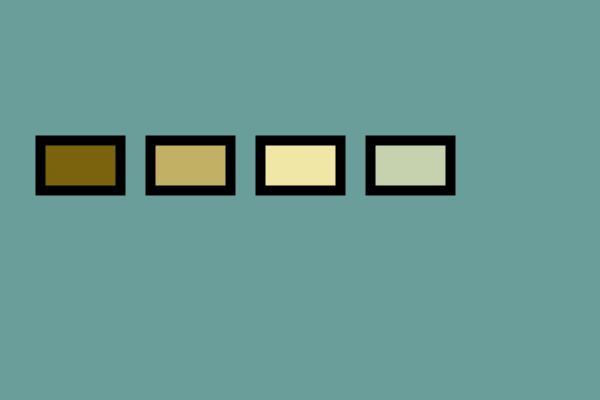
Frame 1 (no input)
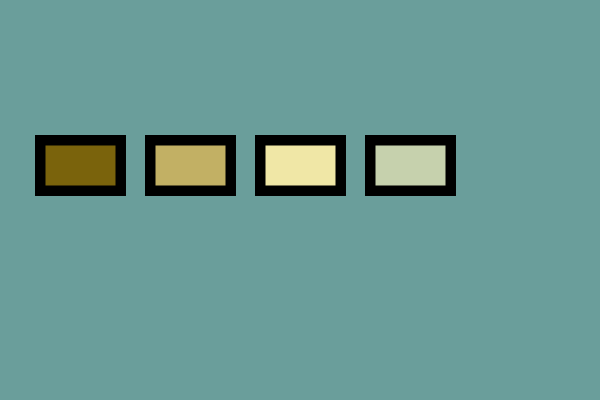
Frame 60 (the mouse pressed at the canvas centre just before this capture)
Frame 120 (the mouse held since frame 60 and released just before this capture): identical to frame 60, image omitted

The Processing sketch that drew these frames (run headless with seeded random() and noise(); from frame 60 on, the mouse is pressed at the canvas centre):

// Processing sketch: rectfill2
// ── rectfill2.pde
void setup() { 
   size(600, 400);
   background(106, 158, 155);
   strokeWeight(10);
}  

void draw() {
   fill(122, 99, 12);
   rect(40, 140, 80, 50);

   fill(194, 176, 100);
   rect(150, 140, 80, 50);

   fill(240, 231, 166);
   rect(260, 140, 80, 50);

   fill(198, 209, 173);
   rect(370, 140, 80, 50);
}
